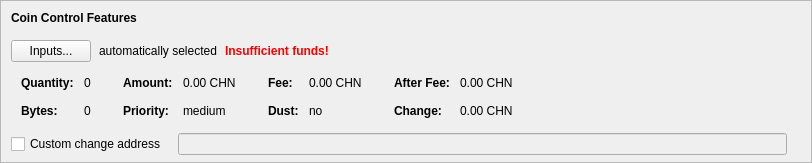
    <widget class="QFrame" name="frameCoinControl">
     <property name="sizePolicy">
      <sizepolicy hsizetype="Expanding" vsizetype="Expanding">
       <horstretch>0</horstretch>
       <verstretch>0</verstretch>
      </sizepolicy>
     </property>
     <property name="maximumSize">
      <size>
       <width>16777215</width>
       <height>16777215</height>
      </size>
     </property>
     <property name="frameShape">
      <enum>QFrame::StyledPanel</enum>
     </property>
     <property name="frameShadow">
      <enum>QFrame::Sunken</enum>
     </property>
     <layout class="QVBoxLayout" name="verticalLayoutCoinControl2">
      <property name="spacing">
       <number>0</number>
      </property>
      <property name="leftMargin">
       <number>0</number>
      </property>
      <property name="topMargin">
       <number>0</number>
      </property>
      <property name="rightMargin">
       <number>0</number>
      </property>
      <property name="bottomMargin">
       <number>6</number>
      </property>
      <item>
       <layout class="QVBoxLayout" name="verticalLayoutCoinControl" stretch="0,0,0,0,1">
        <property name="spacing">
         <number>0</number>
        </property>
        <property name="leftMargin">
         <number>10</number>
        </property>
        <property name="topMargin">
         <number>10</number>
        </property>
        <item>
         <layout class="QHBoxLayout" name="horizontalLayoutCoinControl1">
          <property name="bottomMargin">
           <number>15</number>
          </property>
          <item>
           <widget class="QLabel" name="labelCoinControlFeatures">
            <property name="sizePolicy">
             <sizepolicy hsizetype="Preferred" vsizetype="Maximum">
              <horstretch>0</horstretch>
              <verstretch>0</verstretch>
             </sizepolicy>
            </property>
            <property name="font">
             <font>
              <weight>75</weight>
              <bold>true</bold>
             </font>
            </property>
            <property name="styleSheet">
             <string notr="true">font-weight:bold;</string>
            </property>
            <property name="text">
             <string>Coin Control Features</string>
            </property>
           </widget>
          </item>
         </layout>
        </item>
        <item>
         <layout class="QHBoxLayout" name="horizontalLayoutCoinControl2" stretch="0,0,0,0">
          <property name="spacing">
           <number>8</number>
          </property>
          <property name="bottomMargin">
           <number>10</number>
          </property>
          <item>
           <widget class="QPushButton" name="pushButtonCoinControl">
            <property name="styleSheet">
             <string notr="true"/>
            </property>
            <property name="text">
             <string>Inputs...</string>
            </property>
            <property name="autoDefault">
             <bool>false</bool>
            </property>
           </widget>
          </item>
          <item>
           <widget class="QLabel" name="labelCoinControlAutomaticallySelected">
            <property name="text">
             <string>automatically selected</string>
            </property>
            <property name="margin">
             <number>5</number>
            </property>
           </widget>
          </item>
          <item>
           <widget class="QLabel" name="labelCoinControlInsuffFunds">
            <property name="font">
             <font>
              <weight>75</weight>
              <bold>true</bold>
             </font>
            </property>
            <property name="styleSheet">
             <string notr="true">color:red;font-weight:bold;</string>
            </property>
            <property name="text">
             <string>Insufficient funds!</string>
            </property>
            <property name="margin">
             <number>5</number>
            </property>
           </widget>
          </item>
          <item>
           <spacer name="horizontalSpacerCoinControl">
            <property name="orientation">
             <enum>Qt::Horizontal</enum>
            </property>
            <property name="sizeHint" stdset="0">
             <size>
              <width>40</width>
              <height>1</height>
             </size>
            </property>
           </spacer>
          </item>
         </layout>
        </item>
        <item>
         <widget class="QWidget" name="widgetCoinControl" native="true">
          <property name="sizePolicy">
           <sizepolicy hsizetype="Preferred" vsizetype="Preferred">
            <horstretch>0</horstretch>
            <verstretch>0</verstretch>
           </sizepolicy>
          </property>
          <property name="minimumSize">
           <size>
            <width>0</width>
            <height>0</height>
           </size>
          </property>
          <property name="styleSheet">
           <string notr="true"/>
          </property>
          <layout class="QHBoxLayout" name="horizontalLayoutCoinControl5">
           <property name="leftMargin">
            <number>0</number>
           </property>
           <property name="topMargin">
            <number>0</number>
           </property>
           <property name="rightMargin">
            <number>0</number>
           </property>
           <property name="bottomMargin">
            <number>0</number>
           </property>
           <item>
            <layout class="QHBoxLayout" name="horizontalLayoutCoinControl3" stretch="0,0,0,1">
             <property name="spacing">
              <number>20</number>
             </property>
             <property name="topMargin">
              <number>0</number>
             </property>
             <property name="bottomMargin">
              <number>10</number>
             </property>
             <item>
              <layout class="QFormLayout" name="formLayoutCoinControl1">
               <property name="horizontalSpacing">
                <number>10</number>
               </property>
               <property name="verticalSpacing">
                <number>14</number>
               </property>
               <property name="leftMargin">
                <number>10</number>
               </property>
               <property name="topMargin">
                <number>4</number>
               </property>
               <property name="rightMargin">
                <number>6</number>
               </property>
               <item row="0" column="0">
                <widget class="QLabel" name="labelCoinControlQuantityText">
                 <property name="font">
                  <font>
                   <weight>75</weight>
                   <bold>true</bold>
                  </font>
                 </property>
                 <property name="text">
                  <string>Quantity:</string>
                 </property>
                 <property name="margin">
                  <number>0</number>
                 </property>
                </widget>
               </item>
               <item row="0" column="1">
                <widget class="QLabel" name="labelCoinControlQuantity">
                 <property name="cursor">
                  <cursorShape>IBeamCursor</cursorShape>
                 </property>
                 <property name="contextMenuPolicy">
                  <enum>Qt::ActionsContextMenu</enum>
                 </property>
                 <property name="text">
                  <string notr="true">0</string>
                 </property>
                 <property name="margin">
                  <number>0</number>
                 </property>
                 <property name="textInteractionFlags">
                  <set>Qt::LinksAccessibleByMouse|Qt::TextSelectableByKeyboard|Qt::TextSelectableByMouse</set>
                 </property>
                </widget>
               </item>
               <item row="1" column="0">
                <widget class="QLabel" name="labelCoinControlBytesText">
                 <property name="font">
                  <font>
                   <weight>75</weight>
                   <bold>true</bold>
                  </font>
                 </property>
                 <property name="text">
                  <string>Bytes:</string>
                 </property>
                </widget>
               </item>
               <item row="1" column="1">
                <widget class="QLabel" name="labelCoinControlBytes">
                 <property name="cursor">
                  <cursorShape>IBeamCursor</cursorShape>
                 </property>
                 <property name="contextMenuPolicy">
                  <enum>Qt::ActionsContextMenu</enum>
                 </property>
                 <property name="text">
                  <string notr="true">0</string>
                 </property>
                 <property name="textInteractionFlags">
                  <set>Qt::LinksAccessibleByMouse|Qt::TextSelectableByKeyboard|Qt::TextSelectableByMouse</set>
                 </property>
                </widget>
               </item>
              </layout>
             </item>
             <item>
              <layout class="QFormLayout" name="formLayoutCoinControl2">
               <property name="horizontalSpacing">
                <number>10</number>
               </property>
               <property name="verticalSpacing">
                <number>14</number>
               </property>
               <property name="leftMargin">
                <number>6</number>
               </property>
               <property name="topMargin">
                <number>4</number>
               </property>
               <property name="rightMargin">
                <number>6</number>
               </property>
               <item row="0" column="0">
                <widget class="QLabel" name="labelCoinControlAmountText">
                 <property name="font">
                  <font>
                   <weight>75</weight>
                   <bold>true</bold>
                  </font>
                 </property>
                 <property name="text">
                  <string>Amount:</string>
                 </property>
                 <property name="margin">
                  <number>0</number>
                 </property>
                </widget>
               </item>
               <item row="0" column="1">
                <widget class="QLabel" name="labelCoinControlAmount">
                 <property name="cursor">
                  <cursorShape>IBeamCursor</cursorShape>
                 </property>
                 <property name="contextMenuPolicy">
                  <enum>Qt::ActionsContextMenu</enum>
                 </property>
                 <property name="text">
                  <string notr="true">0.00 CHN</string>
                 </property>
                 <property name="textInteractionFlags">
                  <set>Qt::LinksAccessibleByMouse|Qt::TextSelectableByKeyboard|Qt::TextSelectableByMouse</set>
                 </property>
                </widget>
               </item>
               <item row="1" column="0">
                <widget class="QLabel" name="labelCoinControlPriorityText">
                 <property name="font">
                  <font>
                   <weight>75</weight>
                   <bold>true</bold>
                  </font>
                 </property>
                 <property name="text">
                  <string>Priority:</string>
                 </property>
                </widget>
               </item>
               <item row="1" column="1">
                <widget class="QLabel" name="labelCoinControlPriority">
                 <property name="cursor">
                  <cursorShape>IBeamCursor</cursorShape>
                 </property>
                 <property name="contextMenuPolicy">
                  <enum>Qt::ActionsContextMenu</enum>
                 </property>
                 <property name="text">
                  <string notr="true">medium</string>
                 </property>
                 <property name="textInteractionFlags">
                  <set>Qt::LinksAccessibleByMouse|Qt::TextSelectableByKeyboard|Qt::TextSelectableByMouse</set>
                 </property>
                </widget>
               </item>
              </layout>
             </item>
             <item>
              <layout class="QFormLayout" name="formLayoutCoinControl3">
               <property name="horizontalSpacing">
                <number>10</number>
               </property>
               <property name="verticalSpacing">
                <number>14</number>
               </property>
               <property name="leftMargin">
                <number>6</number>
               </property>
               <property name="topMargin">
                <number>4</number>
               </property>
               <property name="rightMargin">
                <number>6</number>
               </property>
               <item row="0" column="0">
                <widget class="QLabel" name="labelCoinControlFeeText">
                 <property name="font">
                  <font>
                   <weight>75</weight>
                   <bold>true</bold>
                  </font>
                 </property>
                 <property name="text">
                  <string>Fee:</string>
                 </property>
                 <property name="margin">
                  <number>0</number>
                 </property>
                </widget>
               </item>
               <item row="0" column="1">
                <widget class="QLabel" name="labelCoinControlFee">
                 <property name="cursor">
                  <cursorShape>IBeamCursor</cursorShape>
                 </property>
                 <property name="contextMenuPolicy">
                  <enum>Qt::ActionsContextMenu</enum>
                 </property>
                 <property name="text">
                  <string notr="true">0.00 CHN</string>
                 </property>
                 <property name="textInteractionFlags">
                  <set>Qt::LinksAccessibleByMouse|Qt::TextSelectableByKeyboard|Qt::TextSelectableByMouse</set>
                 </property>
                </widget>
               </item>
               <item row="1" column="0">
                <widget class="QLabel" name="labelCoinControlLowOutputText">
                 <property name="font">
                  <font>
                   <weight>75</weight>
                   <bold>true</bold>
                  </font>
                 </property>
                 <property name="text">
                  <string>Dust:</string>
                 </property>
                </widget>
               </item>
               <item row="1" column="1">
                <widget class="QLabel" name="labelCoinControlLowOutput">
                 <property name="cursor">
                  <cursorShape>IBeamCursor</cursorShape>
                 </property>
                 <property name="contextMenuPolicy">
                  <enum>Qt::ActionsContextMenu</enum>
                 </property>
                 <property name="text">
                  <string notr="true">no</string>
                 </property>
                 <property name="textInteractionFlags">
                  <set>Qt::LinksAccessibleByMouse|Qt::TextSelectableByKeyboard|Qt::TextSelectableByMouse</set>
                 </property>
                </widget>
               </item>
              </layout>
             </item>
             <item>
              <layout class="QFormLayout" name="formLayoutCoinControl4">
               <property name="horizontalSpacing">
                <number>10</number>
               </property>
               <property name="verticalSpacing">
                <number>14</number>
               </property>
               <property name="leftMargin">
                <number>6</number>
               </property>
               <property name="topMargin">
                <number>4</number>
               </property>
               <property name="rightMargin">
                <number>6</number>
               </property>
               <item row="0" column="0">
                <widget class="QLabel" name="labelCoinControlAfterFeeText">
                 <property name="font">
                  <font>
                   <weight>75</weight>
                   <bold>true</bold>
                  </font>
                 </property>
                 <property name="text">
                  <string>After Fee:</string>
                 </property>
                 <property name="margin">
                  <number>0</number>
                 </property>
                </widget>
               </item>
               <item row="0" column="1">
                <widget class="QLabel" name="labelCoinControlAfterFee">
                 <property name="cursor">
                  <cursorShape>IBeamCursor</cursorShape>
                 </property>
                 <property name="contextMenuPolicy">
                  <enum>Qt::ActionsContextMenu</enum>
                 </property>
                 <property name="text">
                  <string notr="true">0.00 CHN</string>
                 </property>
                 <property name="textInteractionFlags">
                  <set>Qt::LinksAccessibleByMouse|Qt::TextSelectableByKeyboard|Qt::TextSelectableByMouse</set>
                 </property>
                </widget>
               </item>
               <item row="1" column="0">
                <widget class="QLabel" name="labelCoinControlChangeText">
                 <property name="font">
                  <font>
                   <weight>75</weight>
                   <bold>true</bold>
                  </font>
                 </property>
                 <property name="text">
                  <string>Change:</string>
                 </property>
                </widget>
               </item>
               <item row="1" column="1">
                <widget class="QLabel" name="labelCoinControlChange">
                 <property name="cursor">
                  <cursorShape>IBeamCursor</cursorShape>
                 </property>
                 <property name="contextMenuPolicy">
                  <enum>Qt::ActionsContextMenu</enum>
                 </property>
                 <property name="text">
                  <string notr="true">0.00 CHN</string>
                 </property>
                 <property name="textInteractionFlags">
                  <set>Qt::LinksAccessibleByMouse|Qt::TextSelectableByKeyboard|Qt::TextSelectableByMouse</set>
                 </property>
                </widget>
               </item>
              </layout>
             </item>
            </layout>
           </item>
          </layout>
         </widget>
        </item>
        <item>
         <layout class="QHBoxLayout" name="horizontalLayoutCoinControl4" stretch="0,0,0">
          <property name="spacing">
           <number>12</number>
          </property>
          <property name="sizeConstraint">
           <enum>QLayout::SetDefaultConstraint</enum>
          </property>
          <property name="topMargin">
           <number>5</number>
          </property>
          <property name="rightMargin">
           <number>5</number>
          </property>
          <item>
           <widget class="QCheckBox" name="checkBoxCoinControlChange">
            <property name="toolTip">
             <string>If this is activated, but the change address is empty or invalid, change will be sent to a newly generated address.</string>
            </property>
            <property name="text">
             <string>Custom change address</string>
            </property>
           </widget>
          </item>
          <item>
           <widget class="QValidatedLineEdit" name="lineEditCoinControlChange">
            <property name="enabled">
             <bool>false</bool>
            </property>
            <property name="sizePolicy">
             <sizepolicy hsizetype="Expanding" vsizetype="Fixed">
              <horstretch>0</horstretch>
              <verstretch>0</verstretch>
             </sizepolicy>
            </property>
           </widget>
          </item>
          <item>
           <widget class="QLabel" name="labelCoinControlChangeLabel">
            <property name="sizePolicy">
             <sizepolicy hsizetype="Preferred" vsizetype="Expanding">
              <horstretch>0</horstretch>
              <verstretch>0</verstretch>
             </sizepolicy>
            </property>
            <property name="minimumSize">
             <size>
              <width>0</width>
              <height>0</height>
             </size>
            </property>
            <property name="text">
             <string/>
            </property>
            <property name="margin">
             <number>3</number>
            </property>
           </widget>
          </item>
         </layout>
        </item>
        <item>
         <spacer name="verticalSpacerCoinControl">
          <property name="orientation">
           <enum>Qt::Vertical</enum>
          </property>
          <property name="sizeHint" stdset="0">
           <size>
            <width>800</width>
            <height>1</height>
           </size>
          </property>
         </spacer>
        </item>
       </layout>
      </item>
     </layout>
    </widget>
